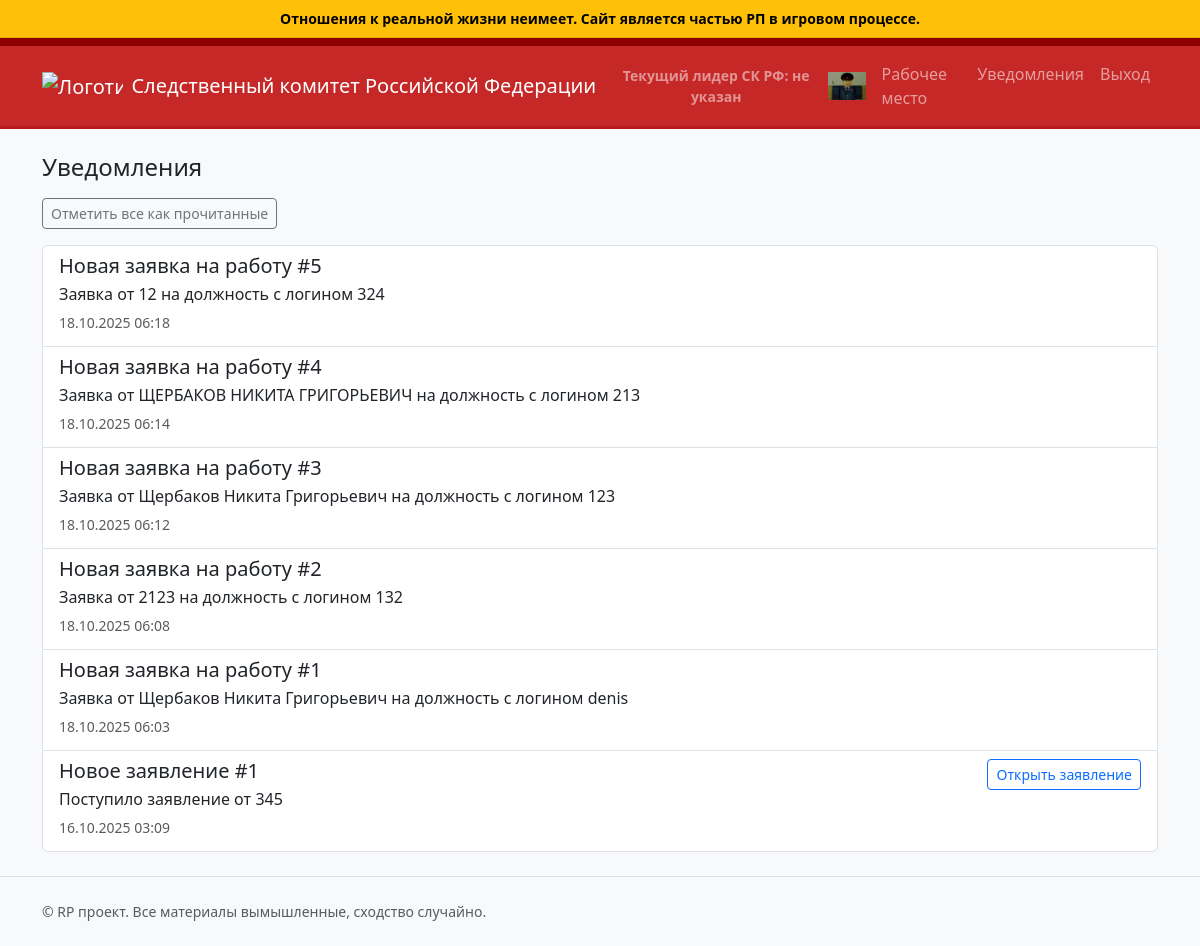
The page /admin/notifications (signed in) on the database its author committed.
### app.py (models this page shows)
class Notification(db.Model):
	id = db.Column(db.Integer, primary_key=True)
	title = db.Column(db.String(200), nullable=False)
	message = db.Column(db.Text, nullable=False)
	is_read = db.Column(db.Boolean, default=False, nullable=False)
	created_at = db.Column(db.DateTime, default=datetime.utcnow, nullable=False)
	feedback_id = db.Column(db.Integer, nullable=True)  # Link to feedback if applicable

### app.py (the view)
	def wrapper(*args, **kwargs):
		if not session.get('admin_logged_in'):
			flash('Требуется вход в админ-панель', 'warning')
			return redirect(url_for('admin_login', next=request.path))
		return view_func(*args, **kwargs)

### app.py (called while the page is built)
def login_required(view_func):
	def wrapper(*args, **kwargs):
		if not session.get('admin_logged_in'):
			flash('Требуется вход в админ-панель', 'warning')
			return redirect(url_for('admin_login', next=request.path))
		return view_func(*args, **kwargs)
	wrapper.__name__ = view_func.__name__
	return wrapper

### templates/admin/notifications.html (shortened to what this page needs)
{% extends 'base.html' %}
{% block content %}
	<h1 class="h4 mb-3">Уведомления</h1>
	<div class="mb-3">
		<form method="post" action="{{ url_for('mark_all_notifications_read') }}" class="d-inline">
			<button class="btn btn-sm btn-outline-secondary" type="submit">Отметить все как прочитанные</button>
		</form>
	</div>
	<div class="list-group">
		{% for notif in notifications %}
		<div class="list-group-item {% if not notif.is_read %}list-group-item-warning{% endif %}">
			<div class="d-flex w-100 justify-content-between">
				<div class="mb-1">
					<h5 class="mb-1">{{ notif.title }}</h5>
					<p class="mb-1">{{ notif.message }}</p>
					<small class="text-muted">{{ notif.created_at.strftime('%d.%m.%Y %H:%M') }}</small>
				</div>
				<div class="text-end">
					{% if notif.feedback_id %}
					<a class="btn btn-sm btn-outline-primary" href="{{ url_for('admin_feedback_detail', fb_id=notif.feedback_id) }}">Открыть заявление</a>
					{% endif %}
				</div>
			</div>
		</div>
		{% endfor %}
	</div>
{% endblock %}

### static/styles.css (style rules this page uses)
body { background-color: #f8f9fa; }

### rows shown on the page
Notification: title "Новая заявка на работу #5", message "Заявка от 12 на должность с логином 324", created_at "18.10.2025 06:18"
Notification: title "Новая заявка на работу #4", message "Заявка от ЩЕРБАКОВ НИКИТА ГРИГОРЬЕВИЧ на должность с логином 213", created_at "18.10.2025 06:14"
Notification: title "Новая заявка на работу #3", message "Заявка от Щербаков Никита Григорьевич на должность с логином 123", created_at "18.10.2025 06:12"
Notification: title "Новая заявка на работу #2", message "Заявка от 2123 на должность с логином 132", created_at "18.10.2025 06:08"
Notification: title "Новая заявка на работу #1", message "Заявка от Щербаков Никита Григорьевич на должность с логином denis", created_at "18.10.2025 06:03"
Notification: title "Новое заявление #1", message "Поступило заявление от 345", created_at "16.10.2025 03:09"
